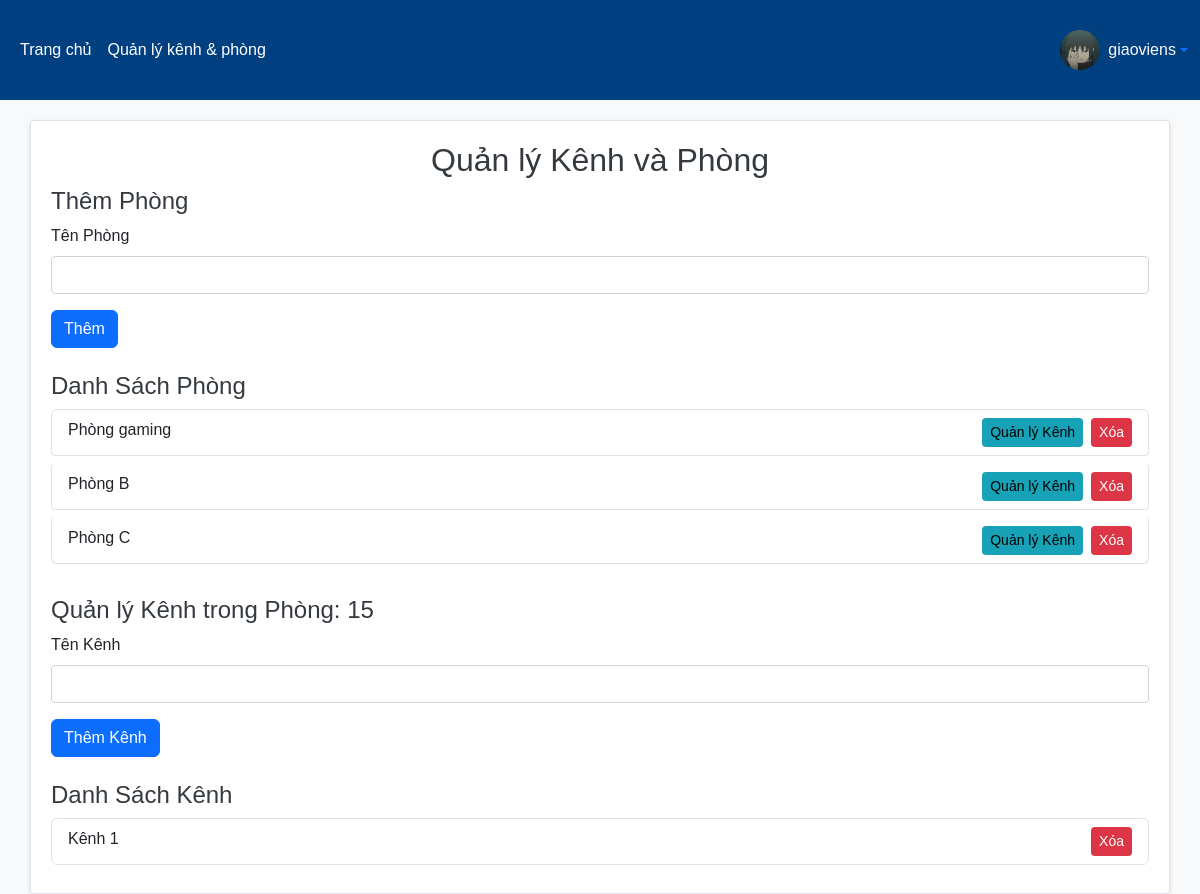
Screenshot of /quanly.php?room_id=15 (signed in) with the database file from the repository.
### tables this page shows
CREATE TABLE `rooms` (
  `id` int(11) NOT NULL,
  `room_name` varchar(100) NOT NULL,
  `created_by` int(11) NOT NULL,
  `created_at` timestamp NOT NULL DEFAULT current_timestamp()
);

CREATE TABLE `channels` (
  `id` int(11) NOT NULL,
  `channel_name` varchar(100) NOT NULL,
  `room_id` int(11) NOT NULL,
  `created_by` int(11) NOT NULL,
  `created_at` timestamp NOT NULL DEFAULT current_timestamp()
);

### quanly.php (the view, shortened to what this page needs)
<?php
include('header.php');
$user_id = $_SESSION['user_id'];
$sql = "SELECT * FROM rooms WHERE created_by = ?";
$stmt = $conn->prepare($sql);
$stmt->bind_param("i", $user_id);
$stmt->execute();
$rooms = $stmt->get_result();
$channels = [];
if (isset($_GET['room_id'])) {
    $room_id = $_GET['room_id'];
    $sql = "SELECT * FROM channels WHERE room_id = ? AND created_by = ?";
    $stmt = $conn->prepare($sql);
    $stmt->bind_param("ii", $room_id, $user_id);
    $stmt->execute();
    $channels = $stmt->get_result();
}
?>
<!DOCTYPE html>
<html lang="vi">
<head>
    <link rel="stylesheet" href="https://cdn.jsdelivr.net/npm/bootstrap@5.3.0/dist/css/bootstrap.min.css">
</head>
<body>
<div class="container">
    <h2 class="text-center">Quản lý Kênh và Phòng</h2>
    <h4>Thêm Phòng</h4>
    <form method="POST">
        <div class="mb-3">
            <label for="room_name" class="form-label">Tên Phòng</label>
            <input type="text" class="form-control" name="room_name" required>
        </div>
        <button type="submit" name="add_room" class="btn btn-primary">Thêm</button>
    </form>
    <h4 class="mt-4">Danh Sách Phòng</h4>
    <ul class="list-group">
        <?php while ($room = $rooms->fetch_assoc()): ?>
            <li class="list-group-item">
                <?= htmlspecialchars($room['room_name']) ?>
                <form method="POST" class="d-inline" onsubmit="return confirm('Bạn có chắc chắn muốn xóa phòng này không?');">
    <button type="submit" name="delete_room" class="btn btn-danger btn-sm float-end">Xóa</button>
</form>
                <a href="?room_id=<?= $room['id'] ?>" class="btn btn-info btn-sm float-end me-2">Quản lý Kênh</a>
            </li>
        <?php endwhile; ?>
    </ul>
    <?php if (isset($room_id)): ?>
        <h4 class="mt-4">Quản lý Kênh trong Phòng: <?= htmlspecialchars($room_id) ?></h4>
        <form method="POST">
            <div class="mb-3">
                <label for="channel_name" class="form-label">Tên Kênh</label>
                <input type="text" class="form-control" name="channel_name" required>
            </div>
            <button type="submit" name="add_channel" class="btn btn-primary">Thêm Kênh</button>
        </form>
        <h4 class="mt-4">Danh Sách Kênh</h4>
        <ul class="list-group">
            <?php if ($channels->num_rows > 0): ?>
                <?php while ($channel = $channels->fetch_assoc()): ?>
                    <li class="list-group-item">
                        <?= htmlspecialchars($channel['channel_name']) ?>
                     <form method="POST" class="d-inline" onsubmit="return confirm('Bạn có chắc chắn muốn xóa kênh này không?');">
    <button type="submit" name="delete_channel" class="btn btn-danger btn-sm float-end">Xóa</button>
</form>
                    </li>
                <?php endwhile; ?>
            <?php else: ?>
                <li class="list-group-item text-danger">Không có kênh nào trong phòng này.</li>
            <?php endif; ?>
        </ul>
    <?php endif; ?>
</div>
</body>
</html>

### header.php (style rules this page uses)
body { font-family: 'Roboto', sans-serif; }

### quanly.php (style rules this page uses)
body { background-color: #f8f9fa; font-family: Arial, sans-serif; }
h2, h4 { color: #343a40; }
.list-group-item { background-color: #ffffff; border: 1px solid #dee2e6; border-radius: 0.25rem; margin-bottom: 0.5rem; transition: background-color 0.3s; }
.btn-danger { background-color: #dc3545; border: none; }
.btn-info { background-color: #17a2b8; border: none; }
.form-control { border-radius: 0.25rem; border: 1px solid #ced4da; }
.container { margin-top: 20px; border: 1px solid #dee2e6; border-radius: 0.25rem; background-color: #ffffff; padding: 20px; box-shadow: 0 2px 5px rgba(0,0,0,0.1); }

### rows the page displays
rooms: room_name "Phòng gaming"
rooms: room_name "Phòng B"
rooms: room_name "Phòng C"
channels: channel_name "Kênh 1"

### other values shown
$_SESSION['full_name'] "giaoviens"
$room_id "15"
